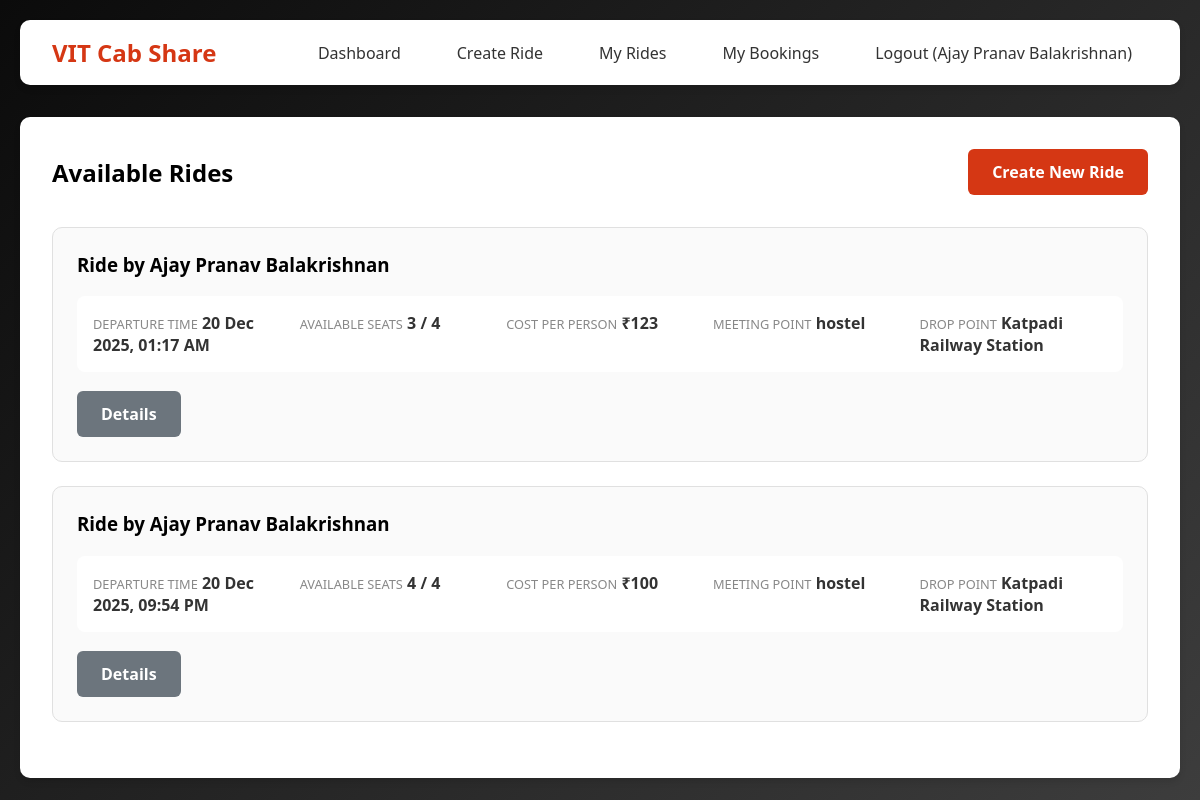
Page / (signed in) on the earlier database version.
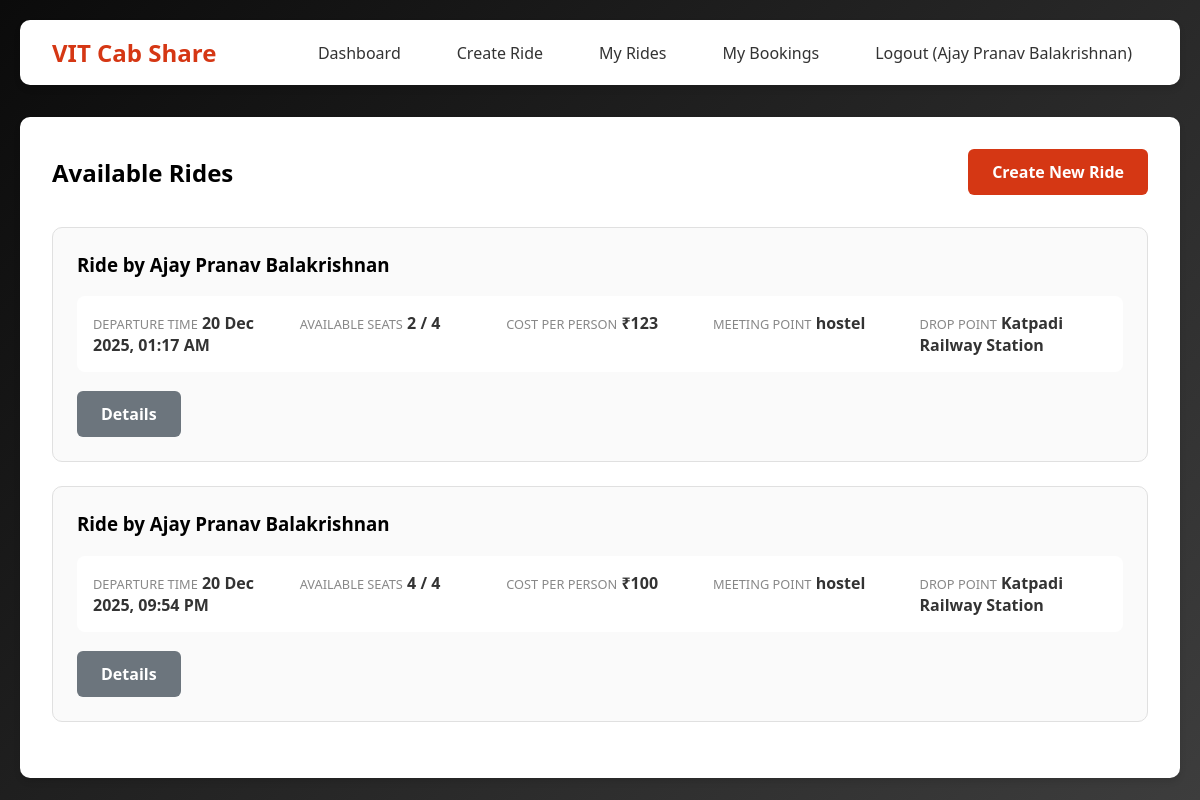
Same page on the later database version.
### app.py (models this page shows, shortened)
class Ride(db.Model):
    id = db.Column(db.Integer, primary_key=True)
    user_id = db.Column(db.Integer, db.ForeignKey('user.id'), nullable=False)
    departure_time = db.Column(db.DateTime, nullable=False)
    total_seats = db.Column(db.Integer, nullable=False)
    available_seats = db.Column(db.Integer, nullable=False)
    cost_per_person = db.Column(db.Integer, nullable=False)
    meeting_point = db.Column(db.String(200), nullable=False)
    drop_point = db.Column(db.String(200), nullable=False, default='Katpadi Railway Station')
    notes = db.Column(db.Text)
    created_at = db.Column(db.DateTime, default=datetime.utcnow)
    bookings = db.relationship('Booking', backref='ride', lazy=True)

class User(db.Model):
    id = db.Column(db.Integer, primary_key=True)
    name = db.Column(db.String(100), nullable=False)
    email = db.Column(db.String(120), unique=True, nullable=False)
    phone = db.Column(db.String(15), nullable=False)
    password_hash = db.Column(db.String(200), nullable=False)
    rides = db.relationship('Ride', backref='creator', lazy=True)
    bookings = db.relationship('Booking', backref='user', lazy=True)

### app.py (the view)
@app.route('/')
def index():
    if 'user_id' in session:
        rides = Ride.query.filter(Ride.departure_time > datetime.now(), Ride.available_seats > 0).order_by(Ride.departure_time).all()
        return render_template('dashboard.html', rides=rides)
    return render_template('index.html')

### templates/dashboard.html (shortened to what this page needs)
{% extends "base.html" %}
{% block content %}
<div style="display: flex; justify-content: space-between; align-items: center; margin-bottom: 2rem;">
    <h2>Available Rides</h2>
    <a href="{{ url_for('create_ride') }}" class="btn">Create New Ride</a>
</div>
{% if rides %}
    {% for ride in rides %}
    <div class="ride-card">
        <h3>Ride by {{ ride.creator.name }}</h3>
        <div class="ride-info">
            <div class="info-item">
                <span class="info-label">Departure Time</span>
                <span class="info-value">{{ ride.departure_time.strftime('%d %b %Y, %I:%M %p') }}</span>
            </div>
            <div class="info-item">
                <span class="info-label">Available Seats</span>
                <span class="info-value">{{ ride.available_seats }} / {{ ride.total_seats }}</span>
            </div>
            <div class="info-item">
                <span class="info-label">Cost per Person</span>
                <span class="info-value">₹{{ ride.cost_per_person }}</span>
            </div>
            <div class="info-item">
                <span class="info-label">Meeting Point</span>
                <span class="info-value">{{ ride.meeting_point }}</span>
            </div>
            <div class="info-item">
                <span class="info-label">Drop Point</span>
                <span class="info-value">{{ ride.drop_point }}</span>
            </div>
        </div>
        <a href="{{ url_for('ride_details', ride_id=ride.id) }}" class="btn btn-secondary">Details</a>
    </div>
    {% endfor %}
{% else %}
    <p style="text-align: center; padding: 3rem; color: #666;">No rides available. Be the first to create one!</p>
{% endif %}
{% endblock %}

Differences in the rows shown:
changed Ride "20 Dec 2025, 01:17 AM": available_seats "3" → "2"
